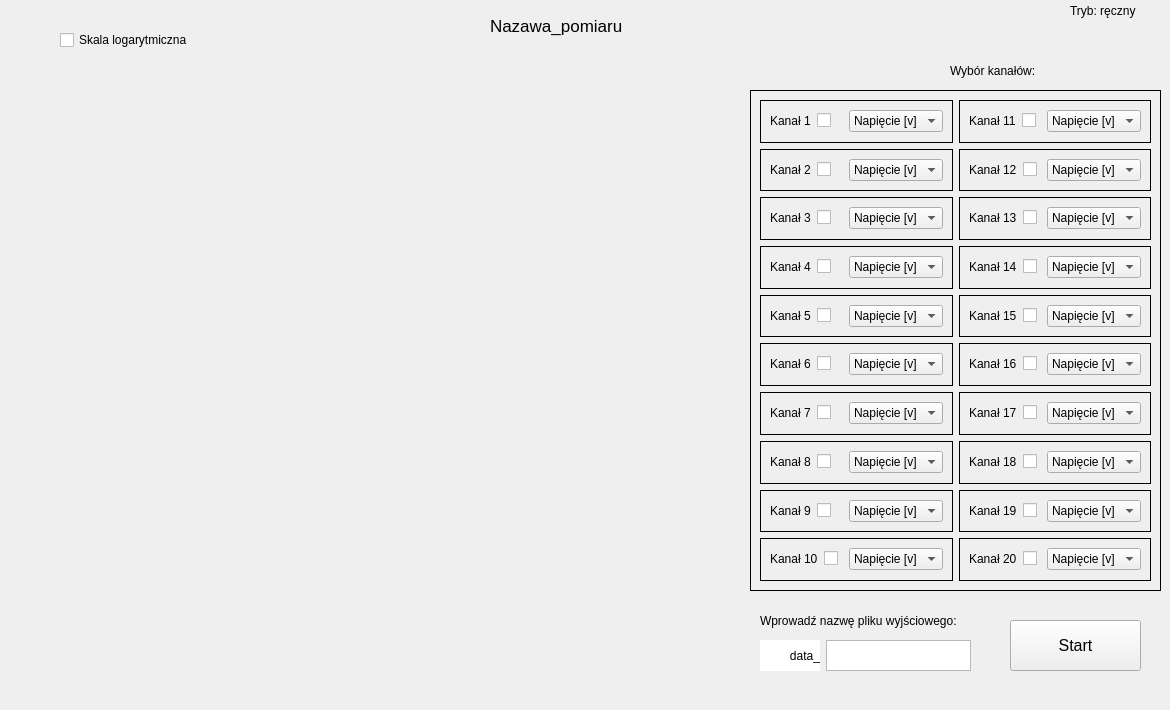
    <widget class="QWidget" name="page_reczny">
     <widget class="QLabel" name="label_tryb_reczny">
      <property name="geometry">
       <rect>
        <x>1070</x>
        <y>1</y>
        <width>81</width>
        <height>20</height>
       </rect>
      </property>
      <property name="text">
       <string>Tryb: ręczny</string>
      </property>
     </widget>
     <widget class="QLabel" name="label_tytul2">
      <property name="geometry">
       <rect>
        <x>490</x>
        <y>10</y>
        <width>191</width>
        <height>31</height>
       </rect>
      </property>
      <property name="font">
       <font>
        <pointsize>13</pointsize>
       </font>
      </property>
      <property name="text">
       <string>Nazawa_pomiaru</string>
      </property>
     </widget>
     <widget class="QWidget" name="widget_20probek" native="true">
      <property name="geometry">
       <rect>
        <x>60</x>
        <y>60</y>
        <width>681</width>
        <height>641</height>
       </rect>
      </property>
     </widget>
     <widget class="QLabel" name="label_wybor_kanalow2">
      <property name="geometry">
       <rect>
        <x>950</x>
        <y>60</y>
        <width>121</width>
        <height>21</height>
       </rect>
      </property>
      <property name="text">
       <string>Wybór kanałów:</string>
      </property>
     </widget>
     <widget class="QFrame" name="frame">
      <property name="geometry">
       <rect>
        <x>750</x>
        <y>90</y>
        <width>411</width>
        <height>501</height>
       </rect>
      </property>
      <property name="frameShape">
       <enum>QFrame::Box</enum>
      </property>
      <property name="frameShadow">
       <enum>QFrame::Plain</enum>
      </property>
      <property name="lineWidth">
       <number>1</number>
      </property>
      <property name="midLineWidth">
       <number>0</number>
      </property>
      <layout class="QGridLayout" name="gridLayout_41">
       <item row="0" column="0">
        <widget class="QFrame" name="frame_1">
         <property name="frameShape">
          <enum>QFrame::Box</enum>
         </property>
         <property name="frameShadow">
          <enum>QFrame::Plain</enum>
         </property>
         <property name="lineWidth">
          <number>1</number>
         </property>
         <property name="midLineWidth">
          <number>0</number>
         </property>
         <layout class="QGridLayout" name="gridLayout_4">
          <item row="0" column="0">
           <widget class="QLabel" name="label_1">
            <property name="lineWidth">
             <number>3</number>
            </property>
            <property name="text">
             <string>Kanał 1</string>
            </property>
           </widget>
          </item>
          <item row="0" column="1">
           <widget class="QCheckBox" name="checkBox_1">
            <property name="text">
             <string/>
            </property>
           </widget>
          </item>
          <item row="0" column="2">
           <widget class="QComboBox" name="comboBox_1">
            <item>
             <property name="text">
              <string>Napięcie [v]</string>
             </property>
            </item>
            <item>
             <property name="text">
              <string>Opór [Ohm]</string>
             </property>
            </item>
           </widget>
          </item>
         </layout>
        </widget>
       </item>
       <item row="0" column="1">
        <widget class="QFrame" name="frame_11">
         <property name="frameShape">
          <enum>QFrame::Box</enum>
         </property>
         <property name="frameShadow">
          <enum>QFrame::Plain</enum>
         </property>
         <property name="lineWidth">
          <number>1</number>
         </property>
         <property name="midLineWidth">
          <number>0</number>
         </property>
         <layout class="QGridLayout" name="gridLayout_2">
          <item row="0" column="0">
           <widget class="QLabel" name="label_11">
            <property name="lineWidth">
             <number>3</number>
            </property>
            <property name="text">
             <string>Kanał 11</string>
            </property>
           </widget>
          </item>
          <item row="0" column="1">
           <widget class="QCheckBox" name="checkBox_11">
            <property name="text">
             <string/>
            </property>
           </widget>
          </item>
          <item row="0" column="2">
           <widget class="QComboBox" name="comboBox_11">
            <item>
             <property name="text">
              <string>Napięcie [v]</string>
             </property>
            </item>
            <item>
             <property name="text">
              <string>Opór [Ohm]</string>
             </property>
            </item>
           </widget>
          </item>
         </layout>
        </widget>
       </item>
       <item row="1" column="0">
        <widget class="QFrame" name="frame_2">
         <property name="frameShape">
          <enum>QFrame::Box</enum>
         </property>
         <property name="frameShadow">
          <enum>QFrame::Plain</enum>
         </property>
         <property name="lineWidth">
          <number>1</number>
         </property>
         <property name="midLineWidth">
          <number>0</number>
         </property>
         <layout class="QGridLayout" name="gridLayout_20">
          <item row="0" column="2">
           <widget class="QComboBox" name="comboBox_2">
            <item>
             <property name="text">
              <string>Napięcie [v]</string>
             </property>
            </item>
            <item>
             <property name="text">
              <string>Opór [Ohm]</string>
             </property>
            </item>
           </widget>
          </item>
          <item row="0" column="1">
           <widget class="QCheckBox" name="checkBox_2">
            <property name="text">
             <string/>
            </property>
           </widget>
          </item>
          <item row="0" column="0">
           <widget class="QLabel" name="label_2">
            <property name="lineWidth">
             <number>3</number>
            </property>
            <property name="text">
             <string>Kanał 2</string>
            </property>
           </widget>
          </item>
         </layout>
        </widget>
       </item>
       <item row="1" column="1">
        <widget class="QFrame" name="frame_12">
         <property name="frameShape">
          <enum>QFrame::Box</enum>
         </property>
         <property name="frameShadow">
          <enum>QFrame::Plain</enum>
         </property>
         <property name="lineWidth">
          <number>1</number>
         </property>
         <property name="midLineWidth">
          <number>0</number>
         </property>
         <layout class="QGridLayout" name="gridLayout">
          <item row="0" column="0">
           <widget class="QLabel" name="label_12">
            <property name="lineWidth">
             <number>3</number>
            </property>
            <property name="text">
             <string>Kanał 12</string>
            </property>
           </widget>
          </item>
          <item row="0" column="1">
           <widget class="QCheckBox" name="checkBox_12">
            <property name="text">
             <string/>
            </property>
           </widget>
          </item>
          <item row="0" column="2">
           <widget class="QComboBox" name="comboBox_12">
            <item>
             <property name="text">
              <string>Napięcie [v]</string>
             </property>
            </item>
            <item>
             <property name="text">
              <string>Opór [Ohm]</string>
             </property>
            </item>
           </widget>
          </item>
         </layout>
        </widget>
       </item>
       <item row="2" column="0">
        <widget class="QFrame" name="frame_3">
         <property name="frameShape">
          <enum>QFrame::Box</enum>
         </property>
         <property name="frameShadow">
          <enum>QFrame::Plain</enum>
         </property>
         <property name="lineWidth">
          <number>1</number>
         </property>
         <property name="midLineWidth">
          <number>0</number>
         </property>
         <layout class="QGridLayout" name="gridLayout_6">
          <item row="0" column="0">
           <widget class="QLabel" name="label_3">
            <property name="lineWidth">
             <number>3</number>
            </property>
            <property name="text">
             <string>Kanał 3</string>
            </property>
           </widget>
          </item>
          <item row="0" column="1">
           <widget class="QCheckBox" name="checkBox_3">
            <property name="text">
             <string/>
            </property>
           </widget>
          </item>
          <item row="0" column="2">
           <widget class="QComboBox" name="comboBox_3">
            <item>
             <property name="text">
              <string>Napięcie [v]</string>
             </property>
            </item>
            <item>
             <property name="text">
              <string>Opór [Ohm]</string>
             </property>
            </item>
           </widget>
          </item>
         </layout>
        </widget>
       </item>
       <item row="2" column="1">
        <widget class="QFrame" name="frame_13">
         <property name="frameShape">
          <enum>QFrame::Box</enum>
         </property>
         <property name="frameShadow">
          <enum>QFrame::Plain</enum>
         </property>
         <property name="lineWidth">
          <number>1</number>
         </property>
         <property name="midLineWidth">
          <number>0</number>
         </property>
         <layout class="QGridLayout" name="gridLayout_14">
          <item row="0" column="0">
           <widget class="QLabel" name="label_13">
            <property name="lineWidth">
             <number>3</number>
            </property>
            <property name="text">
             <string>Kanał 13</string>
            </property>
           </widget>
          </item>
          <item row="0" column="1">
           <widget class="QCheckBox" name="checkBox_13">
            <property name="text">
             <string/>
            </property>
           </widget>
          </item>
          <item row="0" column="2">
           <widget class="QComboBox" name="comboBox_13">
            <item>
             <property name="text">
              <string>Napięcie [v]</string>
             </property>
            </item>
            <item>
             <property name="text">
              <string>Opór [Ohm]</string>
             </property>
            </item>
           </widget>
          </item>
         </layout>
        </widget>
       </item>
       <item row="3" column="0">
        <widget class="QFrame" name="frame_4">
         <property name="frameShape">
          <enum>QFrame::Box</enum>
         </property>
         <property name="frameShadow">
          <enum>QFrame::Plain</enum>
         </property>
         <property name="lineWidth">
          <number>1</number>
         </property>
         <property name="midLineWidth">
          <number>0</number>
         </property>
         <layout class="QGridLayout" name="gridLayout_7">
          <item row="0" column="0">
           <widget class="QLabel" name="label_4">
            <property name="lineWidth">
             <number>3</number>
            </property>
            <property name="text">
             <string>Kanał 4</string>
            </property>
           </widget>
          </item>
          <item row="0" column="1">
           <widget class="QCheckBox" name="checkBox_4">
            <property name="text">
             <string/>
            </property>
           </widget>
          </item>
          <item row="0" column="2">
           <widget class="QComboBox" name="comboBox_4">
            <item>
             <property name="text">
              <string>Napięcie [v]</string>
             </property>
            </item>
            <item>
             <property name="text">
              <string>Opór [Ohm]</string>
             </property>
            </item>
           </widget>
          </item>
         </layout>
        </widget>
       </item>
       <item row="3" column="1">
        <widget class="QFrame" name="frame_14">
         <property name="frameShape">
          <enum>QFrame::Box</enum>
         </property>
         <property name="frameShadow">
          <enum>QFrame::Plain</enum>
         </property>
         <property name="lineWidth">
          <number>1</number>
         </property>
         <property name="midLineWidth">
          <number>0</number>
         </property>
         <layout class="QGridLayout" name="gridLayout_3">
          <item row="0" column="0">
           <widget class="QLabel" name="label_14">
            <property name="lineWidth">
             <number>3</number>
            </property>
            <property name="text">
             <string>Kanał 14</string>
            </property>
           </widget>
          </item>
          <item row="0" column="1">
           <widget class="QCheckBox" name="checkBox_14">
            <property name="text">
             <string/>
            </property>
           </widget>
          </item>
          <item row="0" column="2">
           <widget class="QComboBox" name="comboBox_14">
            <item>
             <property name="text">
              <string>Napięcie [v]</string>
             </property>
            </item>
            <item>
             <property name="text">
              <string>Opór [Ohm]</string>
             </property>
            </item>
           </widget>
          </item>
         </layout>
        </widget>
       </item>
       <item row="4" column="0">
        <widget class="QFrame" name="frame_5">
         <property name="frameShape">
          <enum>QFrame::Box</enum>
         </property>
         <property name="frameShadow">
          <enum>QFrame::Plain</enum>
         </property>
         <property name="lineWidth">
          <number>1</number>
         </property>
         <property name="midLineWidth">
          <number>0</number>
         </property>
         <layout class="QGridLayout" name="gridLayout_19">
          <item row="0" column="2">
           <widget class="QComboBox" name="comboBox_5">
            <item>
             <property name="text">
              <string>Napięcie [v]</string>
             </property>
            </item>
            <item>
             <property name="text">
              <string>Opór [Ohm]</string>
             </property>
            </item>
           </widget>
          </item>
          <item row="0" column="1">
           <widget class="QCheckBox" name="checkBox_5">
            <property name="text">
             <string/>
            </property>
           </widget>
          </item>
          <item row="0" column="0">
           <widget class="QLabel" name="label_5">
            <property name="lineWidth">
             <number>3</number>
            </property>
            <property name="text">
             <string>Kanał 5</string>
            </property>
           </widget>
          </item>
         </layout>
        </widget>
       </item>
       <item row="4" column="1">
        <widget class="QFrame" name="frame_15">
         <property name="frameShape">
          <enum>QFrame::Box</enum>
         </property>
         <property name="frameShadow">
          <enum>QFrame::Plain</enum>
         </property>
         <property name="lineWidth">
          <number>1</number>
         </property>
         <property name="midLineWidth">
          <number>0</number>
         </property>
         <layout class="QGridLayout" name="gridLayout_10">
          <item row="0" column="2">
           <widget class="QComboBox" name="comboBox_15">
            <item>
             <property name="text">
              <string>Napięcie [v]</string>
             </property>
            </item>
            <item>
             <property name="text">
              <string>Opór [Ohm]</string>
             </property>
            </item>
           </widget>
          </item>
          <item row="0" column="1">
           <widget class="QCheckBox" name="checkBox_15">
            <property name="text">
             <string/>
            </property>
           </widget>
          </item>
          <item row="0" column="0">
           <widget class="QLabel" name="label_15">
            <property name="lineWidth">
             <number>3</number>
            </property>
            <property name="text">
             <string>Kanał 15</string>
            </property>
           </widget>
          </item>
         </layout>
        </widget>
       </item>
       <item row="5" column="0">
        <widget class="QFrame" name="frame_6">
         <property name="frameShape">
          <enum>QFrame::Box</enum>
         </property>
         <property name="frameShadow">
          <enum>QFrame::Plain</enum>
         </property>
         <property name="lineWidth">
          <number>1</number>
         </property>
         <property name="midLineWidth">
          <number>0</number>
         </property>
         <layout class="QGridLayout" name="gridLayout_15">
          <item row="0" column="2">
           <widget class="QComboBox" name="comboBox_6">
            <item>
             <property name="text">
              <string>Napięcie [v]</string>
             </property>
            </item>
            <item>
             <property name="text">
              <string>Opór [Ohm]</string>
             </property>
            </item>
           </widget>
          </item>
          <item row="0" column="1">
           <widget class="QCheckBox" name="checkBox_6">
            <property name="text">
             <string/>
            </property>
           </widget>
          </item>
          <item row="0" column="0">
           <widget class="QLabel" name="label_6">
            <property name="lineWidth">
             <number>3</number>
            </property>
            <property name="text">
             <string>Kanał 6</string>
            </property>
           </widget>
          </item>
         </layout>
        </widget>
       </item>
       <item row="5" column="1">
        <widget class="QFrame" name="frame_16">
         <property name="frameShape">
          <enum>QFrame::Box</enum>
         </property>
         <property name="frameShadow">
          <enum>QFrame::Plain</enum>
         </property>
         <property name="lineWidth">
          <number>1</number>
         </property>
         <property name="midLineWidth">
          <number>0</number>
         </property>
         <layout class="QGridLayout" name="gridLayout_8">
          <item row="0" column="0">
           <widget class="QLabel" name="label_16">
            <property name="lineWidth">
             <number>3</number>
            </property>
            <property name="text">
             <string>Kanał 16</string>
            </property>
           </widget>
          </item>
          <item row="0" column="1">
           <widget class="QCheckBox" name="checkBox_16">
            <property name="text">
             <string/>
            </property>
           </widget>
          </item>
          <item row="0" column="2">
           <widget class="QComboBox" name="comboBox_16">
            <item>
             <property name="text">
              <string>Napięcie [v]</string>
             </property>
            </item>
            <item>
             <property name="text">
              <string>Opór [Ohm]</string>
             </property>
            </item>
           </widget>
          </item>
         </layout>
        </widget>
       </item>
       <item row="6" column="0">
        <widget class="QFrame" name="frame_7">
         <property name="frameShape">
          <enum>QFrame::Box</enum>
         </property>
         <property name="frameShadow">
          <enum>QFrame::Plain</enum>
         </property>
         <property name="lineWidth">
          <number>1</number>
         </property>
         <property name="midLineWidth">
          <number>0</number>
         </property>
         <layout class="QGridLayout" name="gridLayout_18">
          <item row="0" column="2">
           <widget class="QComboBox" name="comboBox_7">
            <item>
             <property name="text">
              <string>Napięcie [v]</string>
             </property>
            </item>
            <item>
             <property name="text">
              <string>Opór [Ohm]</string>
             </property>
            </item>
           </widget>
          </item>
          <item row="0" column="1">
           <widget class="QCheckBox" name="checkBox_7">
            <property name="text">
             <string/>
            </property>
           </widget>
          </item>
          <item row="0" column="0">
           <widget class="QLabel" name="label_7">
            <property name="lineWidth">
             <number>3</number>
            </property>
            <property name="text">
             <string>Kanał 7</string>
            </property>
           </widget>
          </item>
         </layout>
        </widget>
       </item>
       <item row="6" column="1">
        <widget class="QFrame" name="frame_17">
         <property name="frameShape">
          <enum>QFrame::Box</enum>
         </property>
         <property name="frameShadow">
          <enum>QFrame::Plain</enum>
         </property>
         <property name="lineWidth">
          <number>1</number>
         </property>
         <property name="midLineWidth">
          <number>0</number>
         </property>
         <layout class="QGridLayout" name="gridLayout_11">
          <item row="0" column="0">
           <widget class="QLabel" name="label_17">
            <property name="lineWidth">
             <number>3</number>
            </property>
            <property name="text">
             <string>Kanał 17</string>
            </property>
           </widget>
          </item>
          <item row="0" column="1">
           <widget class="QCheckBox" name="checkBox_17">
            <property name="text">
             <string/>
            </property>
           </widget>
          </item>
          <item row="0" column="2">
           <widget class="QComboBox" name="comboBox_17">
            <item>
             <property name="text">
              <string>Napięcie [v]</string>
             </property>
            </item>
            <item>
             <property name="text">
              <string>Opór [Ohm]</string>
             </property>
            </item>
           </widget>
          </item>
         </layout>
        </widget>
       </item>
       <item row="7" column="0">
        <widget class="QFrame" name="frame_8">
         <property name="frameShape">
          <enum>QFrame::Box</enum>
         </property>
         <property name="frameShadow">
          <enum>QFrame::Plain</enum>
         </property>
         <property name="lineWidth">
          <number>1</number>
         </property>
         <property name="midLineWidth">
          <number>0</number>
         </property>
         <layout class="QGridLayout" name="gridLayout_17">
          <item row="0" column="2">
           <widget class="QComboBox" name="comboBox_8">
            <item>
             <property name="text">
              <string>Napięcie [v]</string>
             </property>
            </item>
            <item>
             <property name="text">
              <string>Opór [Ohm]</string>
             </property>
            </item>
           </widget>
          </item>
          <item row="0" column="1">
           <widget class="QCheckBox" name="checkBox_8">
            <property name="text">
             <string/>
            </property>
           </widget>
          </item>
          <item row="0" column="0">
           <widget class="QLabel" name="label_8">
            <property name="lineWidth">
             <number>3</number>
            </property>
            <property name="text">
             <string>Kanał 8</string>
            </property>
           </widget>
          </item>
         </layout>
        </widget>
       </item>
       <item row="7" column="1">
        <widget class="QFrame" name="frame_18">
         <property name="frameShape">
          <enum>QFrame::Box</enum>
         </property>
         <property name="frameShadow">
          <enum>QFrame::Plain</enum>
         </property>
         <property name="lineWidth">
          <number>1</number>
         </property>
         <property name="midLineWidth">
          <number>0</number>
         </property>
         <layout class="QGridLayout" name="gridLayout_5">
          <item row="0" column="0">
           <widget class="QLabel" name="label_18">
            <property name="lineWidth">
             <number>3</number>
            </property>
            <property name="text">
             <string>Kanał 18</string>
            </property>
           </widget>
          </item>
          <item row="0" column="1">
           <widget class="QCheckBox" name="checkBox_18">
            <property name="text">
             <string/>
            </property>
           </widget>
          </item>
          <item row="0" column="2">
           <widget class="QComboBox" name="comboBox_18">
            <item>
             <property name="text">
              <string>Napięcie [v]</string>
             </property>
            </item>
            <item>
             <property name="text">
              <string>Opór [Ohm]</string>
             </property>
            </item>
           </widget>
          </item>
         </layout>
        </widget>
       </item>
       <item row="8" column="0">
        <widget class="QFrame" name="frame_9">
         <property name="frameShape">
          <enum>QFrame::Box</enum>
         </property>
         <property name="frameShadow">
          <enum>QFrame::Plain</enum>
         </property>
         <property name="lineWidth">
          <number>1</number>
         </property>
         <property name="midLineWidth">
          <number>0</number>
         </property>
         <layout class="QGridLayout" name="gridLayout_16">
          <item row="0" column="2">
           <widget class="QComboBox" name="comboBox_9">
            <item>
             <property name="text">
              <string>Napięcie [v]</string>
             </property>
            </item>
            <item>
             <property name="text">
              <string>Opór [Ohm]</string>
             </property>
            </item>
           </widget>
          </item>
          <item row="0" column="1">
           <widget class="QCheckBox" name="checkBox_9">
            <property name="text">
             <string/>
            </property>
           </widget>
          </item>
          <item row="0" column="0">
           <widget class="QLabel" name="label_9">
            <property name="lineWidth">
             <number>3</number>
            </property>
            <property name="text">
             <string>Kanał 9</string>
            </property>
           </widget>
          </item>
         </layout>
        </widget>
       </item>
       <item row="8" column="1">
        <widget class="QFrame" name="frame_19">
         <property name="frameShape">
          <enum>QFrame::Box</enum>
         </property>
         <property name="frameShadow">
          <enum>QFrame::Plain</enum>
         </property>
         <property name="lineWidth">
          <number>1</number>
         </property>
         <property name="midLineWidth">
          <number>0</number>
         </property>
         <layout class="QGridLayout" name="gridLayout_12">
          <item row="0" column="1">
           <widget class="QCheckBox" name="checkBox_19">
            <property name="text">
             <string/>
            </property>
           </widget>
          </item>
          <item row="0" column="2">
           <widget class="QComboBox" name="comboBox_19">
            <item>
             <property name="text">
              <string>Napięcie [v]</string>
             </property>
            </item>
            <item>
             <property name="text">
              <string>Opór [Ohm]</string>
             </property>
            </item>
           </widget>
          </item>
          <item row="0" column="0">
           <widget class="QLabel" name="label_19">
            <property name="lineWidth">
             <number>3</number>
            </property>
            <property name="text">
             <string>Kanał 19</string>
            </property>
           </widget>
          </item>
         </layout>
        </widget>
       </item>
       <item row="9" column="0">
        <widget class="QFrame" name="frame_10">
         <property name="frameShape">
          <enum>QFrame::Box</enum>
         </property>
         <property name="frameShadow">
          <enum>QFrame::Plain</enum>
         </property>
         <property name="lineWidth">
          <number>1</number>
         </property>
         <property name="midLineWidth">
          <number>0</number>
         </property>
         <layout class="QGridLayout" name="gridLayout_13">
          <item row="0" column="2">
           <widget class="QComboBox" name="comboBox_10">
            <item>
             <property name="text">
              <string>Napięcie [v]</string>
             </property>
            </item>
            <item>
             <property name="text">
              <string>Opór [Ohm]</string>
             </property>
            </item>
           </widget>
          </item>
          <item row="0" column="1">
           <widget class="QCheckBox" name="checkBox_10">
            <property name="text">
             <string/>
            </property>
           </widget>
          </item>
          <item row="0" column="0">
           <widget class="QLabel" name="label_10">
            <property name="lineWidth">
             <number>3</number>
            </property>
            <property name="text">
             <string>Kanał 10</string>
            </property>
           </widget>
          </item>
         </layout>
        </widget>
       </item>
       <item row="9" column="1">
        <widget class="QFrame" name="frame_20">
         <property name="frameShape">
          <enum>QFrame::Box</enum>
         </property>
         <property name="frameShadow">
          <enum>QFrame::Plain</enum>
         </property>
         <property name="lineWidth">
          <number>1</number>
         </property>
         <property name="midLineWidth">
          <number>0</number>
         </property>
         <layout class="QGridLayout" name="gridLayout_9">
          <item row="0" column="0">
           <widget class="QLabel" name="label_20">
            <property name="lineWidth">
             <number>3</number>
            </property>
            <property name="text">
             <string>Kanał 20</string>
            </property>
           </widget>
          </item>
          <item row="0" column="1">
           <widget class="QCheckBox" name="checkBox_20">
            <property name="text">
             <string/>
            </property>
           </widget>
          </item>
          <item row="0" column="2">
           <widget class="QComboBox" name="comboBox_20">
            <item>
             <property name="text">
              <string>Napięcie [v]</string>
             </property>
            </item>
            <item>
             <property name="text">
              <string>Opór [Ohm]</string>
             </property>
            </item>
           </widget>
          </item>
         </layout>
        </widget>
       </item>
      </layout>
     </widget>
     <widget class="QLabel" name="label_wprowadz_nazwe2">
      <property name="geometry">
       <rect>
        <x>760</x>
        <y>610</y>
        <width>221</width>
        <height>21</height>
       </rect>
      </property>
      <property name="text">
       <string>Wprowadź nazwę pliku wyjściowego:</string>
      </property>
     </widget>
     <widget class="QWidget" name="layoutWidget_2">
      <property name="geometry">
       <rect>
        <x>760</x>
        <y>640</y>
        <width>211</width>
        <height>31</height>
       </rect>
      </property>
      <layout class="QHBoxLayout" name="horizontalLayout_3">
       <item>
        <widget class="QLabel" name="label_pzedrostek2">
         <property name="minimumSize">
          <size>
           <width>60</width>
           <height>0</height>
          </size>
         </property>
         <property name="styleSheet">
          <string notr="true">background-color: rgb(255, 255, 255);</string>
         </property>
         <property name="text">
          <string>data_</string>
         </property>
         <property name="alignment">
          <set>Qt::AlignRight|Qt::AlignTrailing|Qt::AlignVCenter</set>
         </property>
        </widget>
       </item>
       <item>
        <widget class="QTextEdit" name="nazwapliku2"/>
       </item>
      </layout>
     </widget>
     <widget class="QCheckBox" name="skala_reczny">
      <property name="geometry">
       <rect>
        <x>60</x>
        <y>30</y>
        <width>141</width>
        <height>20</height>
       </rect>
      </property>
      <property name="text">
       <string>Skala logarytmiczna</string>
      </property>
     </widget>
     <widget class="QPushButton" name="pushButton_start2">
      <property name="geometry">
       <rect>
        <x>1010</x>
        <y>620</y>
        <width>131</width>
        <height>51</height>
       </rect>
      </property>
      <property name="font">
       <font>
        <pointsize>12</pointsize>
       </font>
      </property>
      <property name="text">
       <string>Start</string>
      </property>
     </widget>
    </widget>
